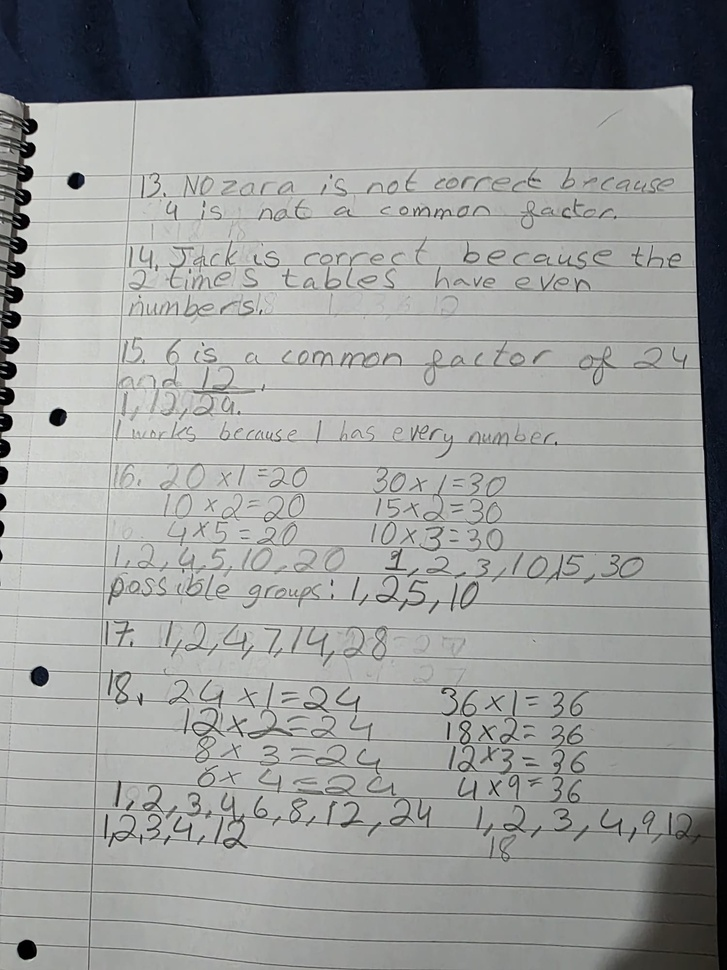
#> input picture student_work.jpeg, 727 x 970 px, shrunk from 1500 x 2000 before the run
$ jupyter execute week-13-day-05-tutoring-homework-image.ipynb
#> lines starting #> are read from the running program, lines starting #| are printed output that depends on the picture; long printed decimals are rounded
[cell 1]
from PIL import Image
import numpy as np
import matplotlib.pyplot as plt

## PIL - Python Imaging Library

[cell 2]
student_image=Image.open("student_work.jpeg")
#> student_image is the input picture: PIL image 727x970 RGB; mean R, G, B 150.4, 152.4, 151.8

[cell 3]
student_image=student_image.convert("RGB")

## Convert the image into numbers

[cell 4]
image_array=np.array(student_image)

[cell 5]
image_array

[cell 6]
print(image_array.shape)
#| (970, 727, 3)

## Check its dimension

[cell 7]
print("Dimensions:", image_array.ndim)
#| Dimensions: 3
print("Data type:", image_array.dtype)
#| Data type: uint8

[cell 8]
plt.imshow(image_array)
plt.show()

[cell 9]
image_array[0,0]
#> Out = [26, 32, 48]

[cell 10]
normalised_image=image_array/255.0

[cell 11]
print(normalised_image.min())
#| 0.0
print(normalised_image.max())
#| 0.9529

[cell 12]
plt.imshow(normalised_image)
plt.show()

## Recall that normalisation changes number used by the model, not the meaning of the image

[cell 13]
red_channel = image_array[:, :, 0]
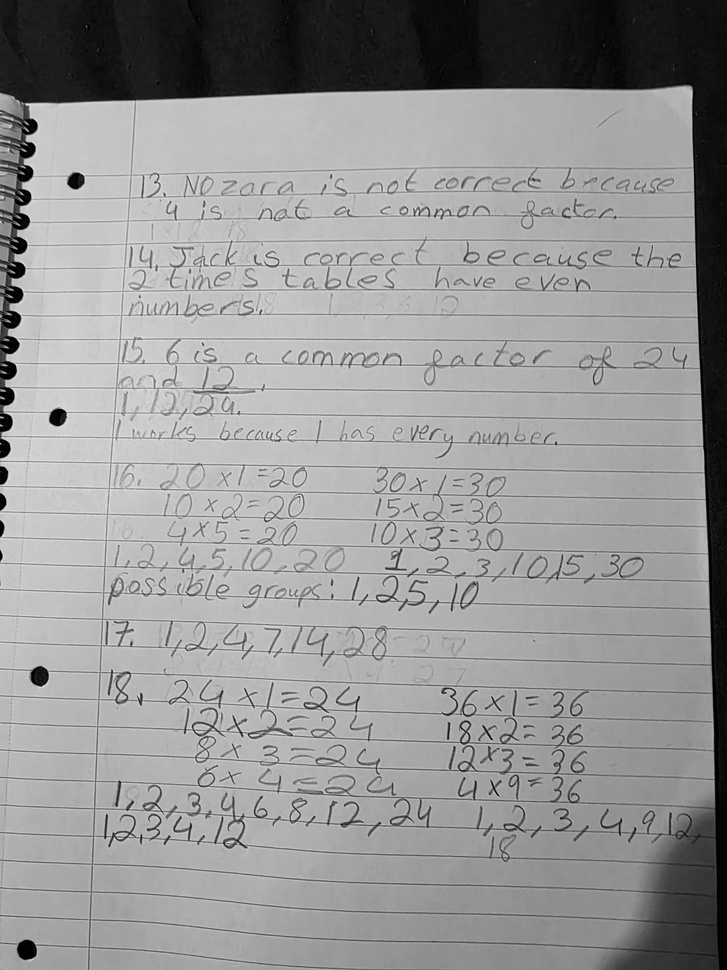
#> red_channel: shape (970, 727); min 0, max 243, mean 150.4
green_channel = image_array[:, :, 1]
blue_channel = image_array[:, :, 2]
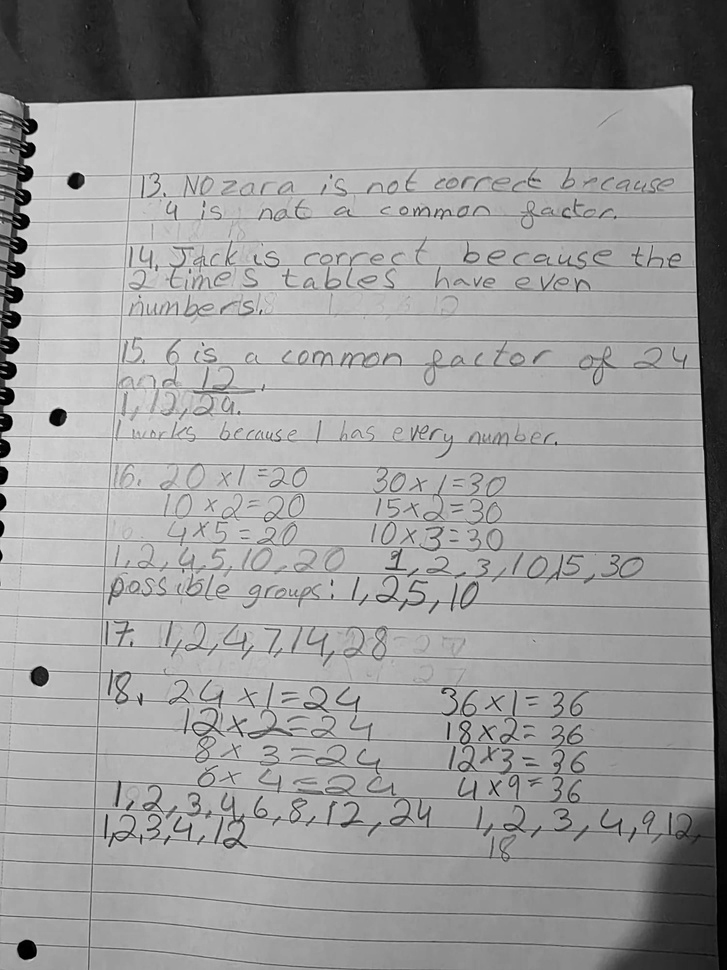
#> blue_channel: shape (970, 727); min 0, max 241, mean 151.8

[cell 14]
print(red_channel.shape)
#| (970, 727)
print(green_channel.shape)
#| (970, 727)
print(blue_channel.shape)
#| (970, 727)

## Calculate average channel strengths

[cell 15]
red_average=red_channel.mean()
#> red_average = 150.4
green_average=green_channel.mean()
#> green_average = 152.4
blue_average=blue_channel.mean()
#> blue_average = 151.8
print("Average Red:", red_average)
#| Average Red: 150.432
print("Average Green:", green_average)
#| Average Green: 152.436
print("Average Blue:", blue_average)
#| Average Blue: 151.847
